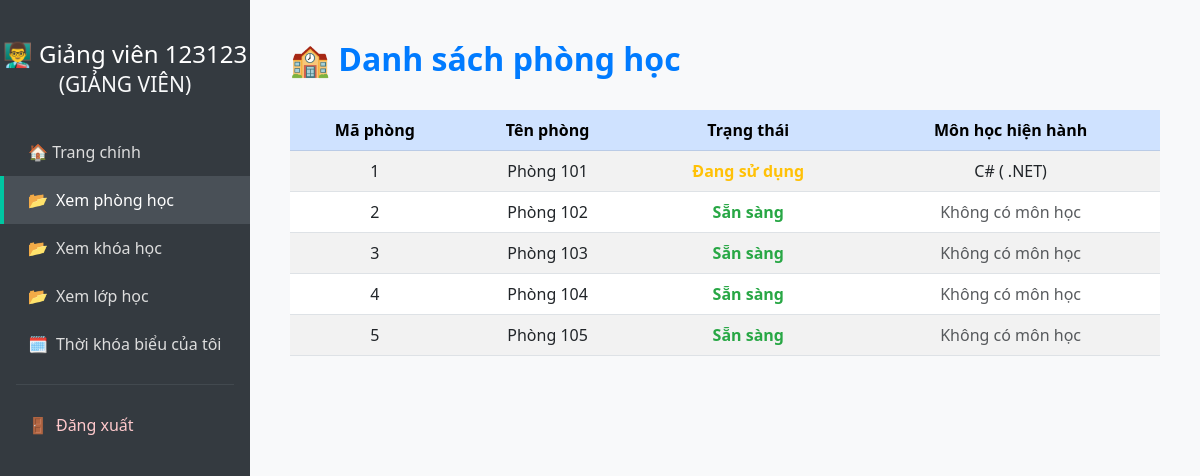
/view-rooms (signed in), run on an earlier commit of the app's database.
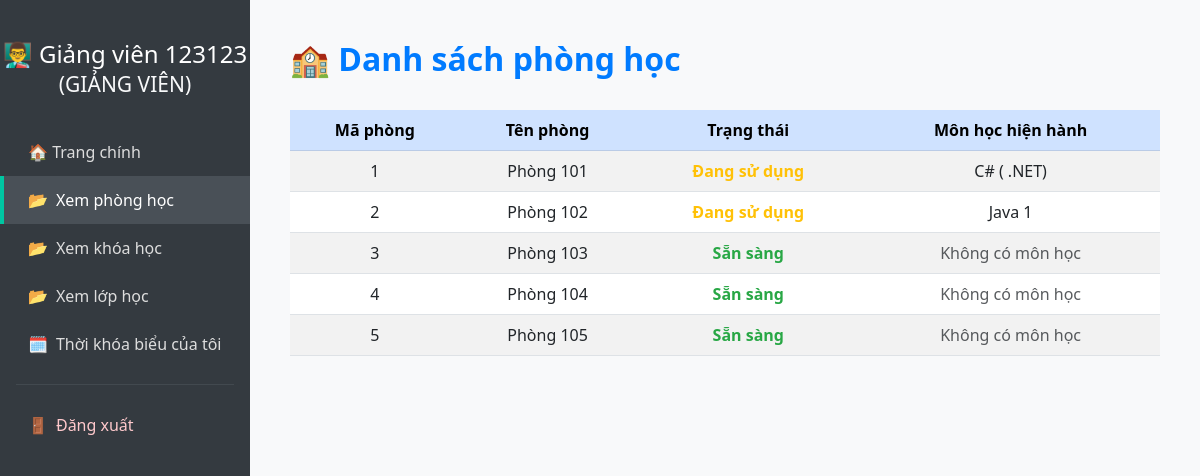
And on a later commit of the database.
### tables this page shows
CREATE TABLE rooms (
            id INTEGER PRIMARY KEY AUTOINCREMENT,
            name TEXT NOT NULL UNIQUE,
            status TEXT NOT NULL CHECK (status IN ('available', 'occupied', 'maintenance'))
        );

### app.py (the view)
@app.route('/view-rooms')
@login_required
def view_rooms():
    conn = sqlite3.connect('database.db')
    cursor = conn.cursor()
    query = """
        select r.id, r.name, r.status, co.name as course_name, u.full_name as teacher_name
        from rooms r
        left join classes c on r.id = c.room_id
        left join courses co on c.course_id = co.id
        left join users u on c.teacher_id = u.id
        group by r.id
    """
    rooms = cursor.execute(query).fetchall()
    conn.close()
    return render_template('view_rooms.html', rooms=rooms, user =current_user)

### app.py (called while the page is built)
@login_manager.user_loader
def load_user(user_id):
    conn = sqlite3.connect('database.db')
    cursor = conn.cursor()
    cursor.execute("SELECT id, full_name, email, role FROM users WHERE id = ?", (user_id,))
    row = cursor.fetchone()
    conn.close()
    if row:
        return User(*row)
    return None

### templates/view_rooms.html (shortened to what this page needs)
<!DOCTYPE html>
<html lang="vi">
<head>
  <link href="https://cdn.jsdelivr.net/npm/bootstrap@5.3.0/dist/css/bootstrap.min.css" rel="stylesheet">
</head>
<body>
<div class="sidebar">
  {%if user.role == 'admin' %}
    <h4>🎓 {{ user.full_name }}<br><small class="text-light">(ADMIN)</small></h4>
  {% elif user.role == 'teacher' %}
    <h4>👨‍🏫 {{ user.full_name }}<br><small class="text-light">(GIẢNG VIÊN)</small></h4>
  {% else %}
    <h4>👩‍🎓 {{ user.full_name }}<br><small class="text-light">(Sinh viên)</small></h4>
  {% endif %}
  <a href="/dashboard" >🏠 Trang chính</a>
  <a href="{{ url_for('view_rooms') }}" class="active"><span class="icon">📂</span>Xem phòng học</a>
  <a href="{{ url_for('view_courses') }}"><span class="icon">📂</span>Xem khóa học</a>
  <a href="{{ url_for('view_classes') }}" ><span class="icon">📂</span>Xem lớp học</a>
  {%if user.role == 'teacher' %}
  <a href="{{ url_for('teacher_schedule') }}"><span class="icon">🗓️</span>Thời khóa biểu của tôi</a>
  {% endif %}
  <hr class="text-secondary mx-3">
  <a href="{{ url_for('logout') }}" class="logout-link"><span class="icon">🚪</span>Đăng xuất</a>
</div>
<div class="main-content">
  <h2>🏫 Danh sách phòng học</h2>
  <div class="table-responsive">
    <table class="table table-striped table-hover">
      <thead class="table-primary">
        <tr>
          <th>Mã phòng</th>
          <th>Tên phòng</th>
          <th>Trạng thái</th>
          <th>Môn học hiện hành</th>
        </tr>
      </thead>
      <tbody>
        {% for room in rooms %}
        <tr>
          <td>{{ room[0] }}</td>
          <td>{{ room[1] }}</td>
          <td>
            {% if room[2] == 'available' %}
              <span class="status-available">Sẵn sàng</span>
            {% elif room[2] == 'occupied' %}
              <span class="status-occupied">Đang sử dụng</span>
            {% elif room[2] == 'maintenance' %}
              <span class="status-maintenance">Bảo trì</span>
            {% else %}
              {{ room[2] }}
            {% endif %}
          </td>
          <td>
            {% if room[3] %}
              {{ room[3] }}
            {% else %}
              <span class="text-muted">Không có môn học</span>
            {% endif %}
          </td>
        </tr>
        {% endfor %}
      </tbody>
    </table>
  </div>
</div>
</body>
</html>

What changed in the data, as far as the page shows it:
changed rooms "Phòng 102": room (not shown) → "Java 1"; status "Sẵn sàng" → "Đang sử dụng"; no longer shows "Không có môn học"
